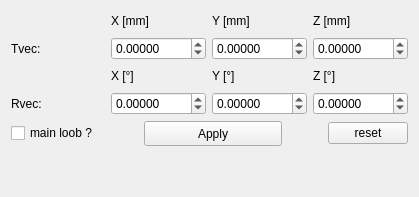
          <widget class="QWidget" name="apply_RT">
           <attribute name="title">
            <string>Apply RT</string>
           </attribute>
           <layout class="QVBoxLayout" name="verticalLayout_13">
            <item>
             <layout class="QGridLayout" name="gridLayout_2">
              <item row="0" column="2">
               <widget class="QLabel" name="label_28">
                <property name="text">
                 <string>X [mm]</string>
                </property>
               </widget>
              </item>
              <item row="1" column="1">
               <spacer name="horizontalSpacer_11">
                <property name="orientation">
                 <enum>Qt::Horizontal</enum>
                </property>
                <property name="sizeHint" stdset="0">
                 <size>
                  <width>40</width>
                  <height>20</height>
                 </size>
                </property>
               </spacer>
              </item>
              <item row="5" column="4">
               <widget class="QDoubleSpinBox" name="doubleSpinBox_applyRT_rvec_Z">
                <property name="decimals">
                 <number>5</number>
                </property>
                <property name="minimum">
                 <double>-9999.000000000000000</double>
                </property>
                <property name="maximum">
                 <double>9999.000000000000000</double>
                </property>
                <property name="singleStep">
                 <double>0.010000000000000</double>
                </property>
                <property name="value">
                 <double>0.000000000000000</double>
                </property>
               </widget>
              </item>
              <item row="5" column="2">
               <widget class="QDoubleSpinBox" name="doubleSpinBox_applyRT_rvec_X">
                <property name="decimals">
                 <number>5</number>
                </property>
                <property name="minimum">
                 <double>-9999.000000000000000</double>
                </property>
                <property name="maximum">
                 <double>9999.000000000000000</double>
                </property>
                <property name="singleStep">
                 <double>0.010000000000000</double>
                </property>
               </widget>
              </item>
              <item row="1" column="0">
               <widget class="QLabel" name="label_26">
                <property name="text">
                 <string>Tvec:</string>
                </property>
               </widget>
              </item>
              <item row="1" column="2">
               <widget class="QDoubleSpinBox" name="doubleSpinBox_applyRT_tvec_X">
                <property name="decimals">
                 <number>5</number>
                </property>
                <property name="minimum">
                 <double>-9999.000000000000000</double>
                </property>
                <property name="maximum">
                 <double>9999.000000000000000</double>
                </property>
                <property name="singleStep">
                 <double>0.500000000000000</double>
                </property>
                <property name="value">
                 <double>0.000000000000000</double>
                </property>
               </widget>
              </item>
              <item row="1" column="3">
               <widget class="QDoubleSpinBox" name="doubleSpinBox_applyRT_tvec_Y">
                <property name="decimals">
                 <number>5</number>
                </property>
                <property name="minimum">
                 <double>-9999.000000000000000</double>
                </property>
                <property name="maximum">
                 <double>9999.000000000000000</double>
                </property>
                <property name="singleStep">
                 <double>0.500000000000000</double>
                </property>
                <property name="value">
                 <double>0.000000000000000</double>
                </property>
               </widget>
              </item>
              <item row="5" column="0">
               <widget class="QLabel" name="label_22">
                <property name="text">
                 <string>Rvec:</string>
                </property>
               </widget>
              </item>
              <item row="1" column="4">
               <widget class="QDoubleSpinBox" name="doubleSpinBox_applyRT_tvec_Z">
                <property name="decimals">
                 <number>5</number>
                </property>
                <property name="minimum">
                 <double>-9999.000000000000000</double>
                </property>
                <property name="maximum">
                 <double>9999.000000000000000</double>
                </property>
                <property name="singleStep">
                 <double>0.500000000000000</double>
                </property>
                <property name="value">
                 <double>0.000000000000000</double>
                </property>
               </widget>
              </item>
              <item row="2" column="4">
               <widget class="QLabel" name="label_21">
                <property name="text">
                 <string>Z [°]</string>
                </property>
               </widget>
              </item>
              <item row="5" column="3">
               <widget class="QDoubleSpinBox" name="doubleSpinBox_applyRT_rvec_Y">
                <property name="decimals">
                 <number>5</number>
                </property>
                <property name="minimum">
                 <double>-9999.000000000000000</double>
                </property>
                <property name="maximum">
                 <double>9999.000000000000000</double>
                </property>
                <property name="singleStep">
                 <double>0.010000000000000</double>
                </property>
               </widget>
              </item>
              <item row="2" column="3">
               <widget class="QLabel" name="label_27">
                <property name="text">
                 <string>Y [°]</string>
                </property>
               </widget>
              </item>
              <item row="2" column="2">
               <widget class="QLabel" name="label_23">
                <property name="text">
                 <string>X [°]</string>
                </property>
               </widget>
              </item>
              <item row="2" column="1">
               <spacer name="horizontalSpacer_37">
                <property name="orientation">
                 <enum>Qt::Horizontal</enum>
                </property>
                <property name="sizeHint" stdset="0">
                 <size>
                  <width>40</width>
                  <height>20</height>
                 </size>
                </property>
               </spacer>
              </item>
              <item row="5" column="1">
               <spacer name="horizontalSpacer_38">
                <property name="orientation">
                 <enum>Qt::Horizontal</enum>
                </property>
                <property name="sizeHint" stdset="0">
                 <size>
                  <width>40</width>
                  <height>20</height>
                 </size>
                </property>
               </spacer>
              </item>
              <item row="0" column="4">
               <widget class="QLabel" name="label_29">
                <property name="text">
                 <string>Z [mm]</string>
                </property>
               </widget>
              </item>
              <item row="0" column="3">
               <widget class="QLabel" name="label_25">
                <property name="text">
                 <string>Y [mm]</string>
                </property>
               </widget>
              </item>
              <item row="0" column="1">
               <spacer name="horizontalSpacer_22">
                <property name="orientation">
                 <enum>Qt::Horizontal</enum>
                </property>
                <property name="sizeHint" stdset="0">
                 <size>
                  <width>40</width>
                  <height>20</height>
                 </size>
                </property>
               </spacer>
              </item>
             </layout>
            </item>
            <item>
             <layout class="QHBoxLayout" name="horizontalLayout_34">
              <item>
               <widget class="QCheckBox" name="checkBox_applyRT_mainLoob">
                <property name="text">
                 <string>main loob ?</string>
                </property>
                <property name="checked">
                 <bool>false</bool>
                </property>
               </widget>
              </item>
              <item>
               <spacer name="horizontalSpacer_39">
                <property name="orientation">
                 <enum>Qt::Horizontal</enum>
                </property>
                <property name="sizeHint" stdset="0">
                 <size>
                  <width>40</width>
                  <height>20</height>
                 </size>
                </property>
               </spacer>
              </item>
              <item>
               <widget class="QPushButton" name="pushButton_applyRT_validate">
                <property name="minimumSize">
                 <size>
                  <width>138</width>
                  <height>25</height>
                 </size>
                </property>
                <property name="text">
                 <string>Apply</string>
                </property>
               </widget>
              </item>
              <item>
               <spacer name="horizontalSpacer_40">
                <property name="orientation">
                 <enum>Qt::Horizontal</enum>
                </property>
                <property name="sizeHint" stdset="0">
                 <size>
                  <width>40</width>
                  <height>20</height>
                 </size>
                </property>
               </spacer>
              </item>
              <item>
               <widget class="QPushButton" name="pushButton_reset_RT_values">
                <property name="text">
                 <string>reset</string>
                </property>
               </widget>
              </item>
             </layout>
            </item>
            <item>
             <spacer name="verticalSpacer_9">
              <property name="orientation">
               <enum>Qt::Vertical</enum>
              </property>
              <property name="sizeHint" stdset="0">
               <size>
                <width>20</width>
                <height>40</height>
               </size>
              </property>
             </spacer>
            </item>
           </layout>
          </widget>
